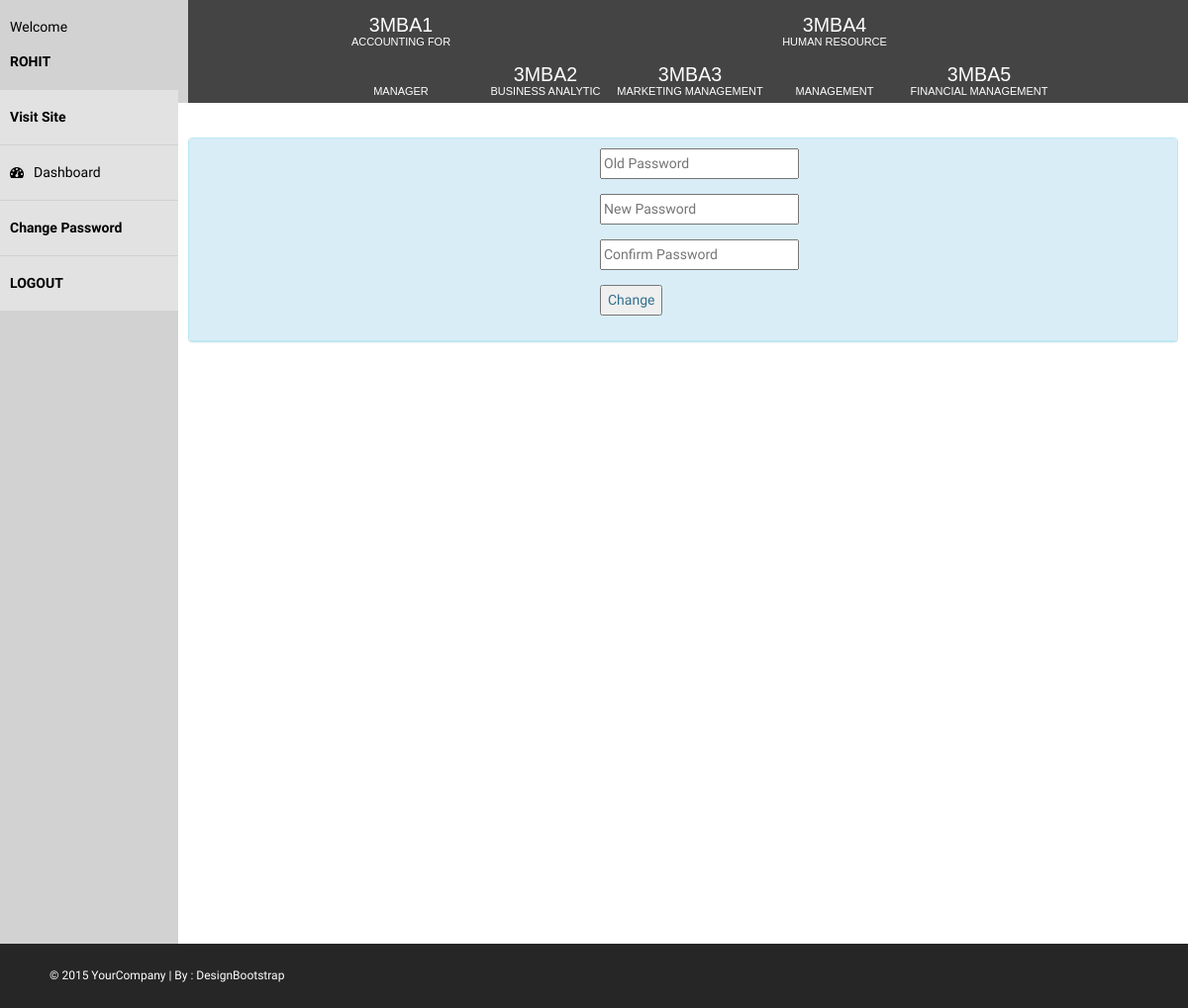
Screenshot of /user/changepassword.php (signed in) with the database file from the repository.
### tables this page shows
CREATE TABLE IF NOT EXISTS `subject` (
`subject_id` int(11) NOT NULL,
  `department` int(11) NOT NULL,
  `sem` int(11) NOT NULL,
  `subject_name` varchar(50) NOT NULL,
  `subject_code` varchar(10) NOT NULL
);

### user/changepassword.php (the view, shortened to what this page needs)
<?php
include('../admin/db.php');
?>
<!DOCTYPE html>
<html xmlns="http://www.w3.org/1999/xhtml">
<head>
    <link href="assets/css/bootstrap.css" rel="stylesheet" />
    <link href="assets/css/font-awesome.css" rel="stylesheet" />
    <link href="assets/css/style.css" rel="stylesheet" />
</head>
<body>
    <div id="wrapper">
       <?php include('sidebar.php');?>
       <header>
    <div class="top-nav">
      <?php
        $sql = 'select subject_code,subject_name from subject where department = '.$_SESSION['department'] .' and sem = '.$_SESSION['sem'];
        $result = $conn->query($sql);
        $i=1;
        if($result->num_rows >0){
          echo '<ul>';
          while($row = $result->fetch_assoc()){
              echo '<li class = "home"><a href=subject'.$i++.'.php> '.$row['subject_code'].'</a>';
              echo '<p style="color: white;     margin-top: -33px; font-size: 11px;">'.$row['subject_name'].'</p></li>';
          }
          echo '</ul>';
        }
      ?>
    </div>
  </header>
        <div id="page-wrapper" class="page-wrapper-cls">
            <div id="page-inner">
                <div class="row">
                  <div class="panel panel-info">
                        <div class="panel-heading">
                          <form action="change_password.php" method = "post">
                            <table class="changePassword">
                              <tr>
                                <td><input type = "text" name ="oldPassword" placeholder="Old Password" required /></td>
                              </tr>
                              <tr>
                                <td><input type = "text" name ="newPassword" placeholder="New Password" required /></td>
                              </tr>
                              <tr>
                                <td><input type = "text" name ="newRePassword" placeholder="Confirm Password" required /></td>
                              </tr>
                              <tr>
                                <td><input type = "submit" name ="submit" value = "Change" required /></td>
                              </tr>
                            </table>
                          </form>
                        </div>
                  </div>
                </div>
              </div>
        </div>
    </div>
    <footer >
        &copy; 2015 YourCompany | By : <a href="http://www.designbootstrap.com/" target="_blank">DesignBootstrap</a>
    </footer>
</body>
</html>

### user/assets/css/style.css (style rules this page uses)
body { font-family: 'Raleway', sans-serif; line-height:25px; font-size:14px; }
#wrapper { width: 100%; background: #d2d2d2; }
#page-wrapper { padding: 15px 15px; min-height: 800px; background: #fff; }
#page-inner { width: 100%; margin: 10px 20px 10px 0px; background-color: #fff!important; padding: 10px; min-height: 800px; }
footer { background-color:#262626; padding:20px 50px; color:#fff; font-size:12px; }
footer a { color:#fff; }
@media (min-width:768px) { .page-wrapper-cls { margin: 0 0 0 180px; } }
body { margin: 0; padding: 0; background: #ccc; }
.top-nav ul { list-style: none; background-color: #444; text-align: center; padding: 0; margin: 0; }
.top-nav li { font-family: 'Oswald', sans-serif; font-size: 1.2em; line-height: 40px; height: 40px; border-bottom: 1px solid #888; }
.top-nav a { text-decoration: none; color: #fff; display: block; transition: .3s background-color; }
@media screen and (min-width: 600px) { .top-nav li { width: 120px; border-bottom: none; height: 50px; line-height: 50px; font-size: 1.4em; } }
@media screen and (min-width: 600px) { .top-nav li { display: inline-block; margin-right: -4px; width: 150px; } }
@media screen and (min-width: 600px) { .changePassword { margin-left: 400px; } }
@media screen and (min-width: 600px) { .changePassword td { padding: 0px 0px 15px 0px; } }
@media screen and (min-width: 600px) { .top-nav { padding-left: 190px; } }

### rows the page displays
subject: subject_code "3MBA1", subject_name "ACCOUNTING FOR MANAGER"
subject: subject_code "3MBA2", subject_name "BUSINESS ANALYTIC"
subject: subject_code "3MBA3", subject_name "MARKETING MANAGEMENT"
subject: subject_code "3MBA4", subject_name "HUMAN RESOURCE MANAGEMENT"
subject: subject_code "3MBA5", subject_name "FINANCIAL MANAGEMENT"

### other values shown
$_SESSION['name'] "ROHIT"
